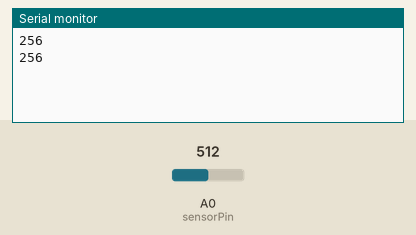
This sketch was run on a simulated Arduino Uno, built with avr-gcc and run on an emulated ATmega328P. On the bench: the last lines printed to the serial monitor. The inputs (shaded band) are chosen by the test bench; at power-on: A0 (sensorPin) = 512.

Above: at 4.8 s.
4.9 s: A0 (sensorPin) set to 716
At 9.4 s:
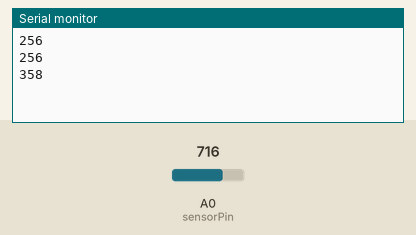
9.9 s: A0 (sensorPin) set to 900
At 12.5 s:
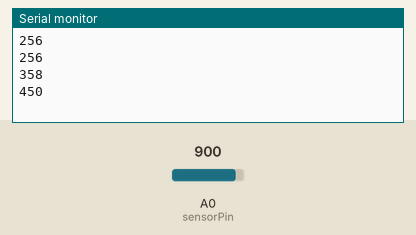
Timing chart, 0 to 14.0 s (numbered marks = the images above; inputs shaded):
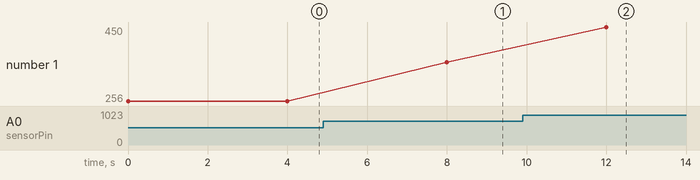

The sketch:

LM38DZ_SENSOR.ino
```cpp
#define sensorPin A0

void setup() {
  Serial.begin(9600);
}

void loop() {
  int isi = analogRead(sensorPin);
  isi = isi /2;
  Serial.println(isi);
  delay(4000);
}
```

Measured:
- after the input at 4.9 s, the serial monitor: prints a new line after 3.1 s (image 1)
- after the input at 9.9 s, the serial monitor: prints a new line after 2.1 s (image 2)
- plotted number 1: 256 → 358 after the input at 4.9 s, 358 → 450 after the input at 9.9 s
